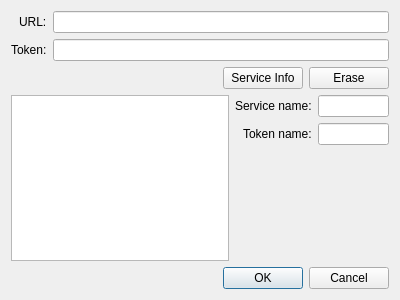
<?xml version="1.0" encoding="UTF-8"?>
<ui version="4.0">
 <class>DlgRecordsManagement</class>
 <widget class="QDialog" name="DlgRecordsManagement">
  <property name="geometry">
   <rect>
    <x>0</x>
    <y>0</y>
    <width>400</width>
    <height>300</height>
   </rect>
  </property>
  <property name="windowTitle">
   <string>Records Management Settings</string>
  </property>
  <layout class="QVBoxLayout" name="verticalLayout">
   <item>
    <layout class="QFormLayout" name="formLayout">
     <property name="fieldGrowthPolicy">
      <enum>QFormLayout::AllNonFixedFieldsGrow</enum>
     </property>
     <property name="labelAlignment">
      <set>Qt::AlignRight|Qt::AlignTrailing|Qt::AlignVCenter</set>
     </property>
     <item row="0" column="0">
      <widget class="QLabel" name="urlLabel">
       <property name="toolTip">
        <string>Service location URL.</string>
       </property>
       <property name="text">
        <string>URL:</string>
       </property>
      </widget>
     </item>
     <item row="0" column="1">
      <widget class="QLineEdit" name="urlLine"/>
     </item>
     <item row="1" column="0">
      <widget class="QLabel" name="tokenLabel">
       <property name="toolTip">
        <string>Access token into the records management service.</string>
       </property>
       <property name="text">
        <string>Token:</string>
       </property>
      </widget>
     </item>
     <item row="1" column="1">
      <widget class="QLineEdit" name="tokenLine"/>
     </item>
    </layout>
   </item>
   <item>
    <layout class="QHBoxLayout" name="horizontalLayout">
     <item>
      <spacer name="horizontalSpacer">
       <property name="orientation">
        <enum>Qt::Horizontal</enum>
       </property>
       <property name="sizeHint" stdset="0">
        <size>
         <width>40</width>
         <height>20</height>
        </size>
       </property>
      </spacer>
     </item>
     <item>
      <widget class="QPushButton" name="infoButton">
       <property name="text">
        <string>Service Info</string>
       </property>
      </widget>
     </item>
     <item>
      <widget class="QPushButton" name="eraseButton">
       <property name="text">
        <string>Erase</string>
       </property>
      </widget>
     </item>
    </layout>
   </item>
   <item>
    <layout class="QHBoxLayout" name="horizontalLayout_2">
     <item>
      <widget class="SvgView" name="graphicsView"/>
     </item>
     <item>
      <layout class="QFormLayout" name="formLayout_2">
       <property name="fieldGrowthPolicy">
        <enum>QFormLayout::AllNonFixedFieldsGrow</enum>
       </property>
       <property name="labelAlignment">
        <set>Qt::AlignRight|Qt::AlignTrailing|Qt::AlignVCenter</set>
       </property>
       <item row="0" column="0">
        <widget class="QLabel" name="nameLabel">
         <property name="text">
          <string>Service name:</string>
         </property>
        </widget>
       </item>
       <item row="0" column="1">
        <widget class="QLineEdit" name="nameLine"/>
       </item>
       <item row="1" column="0">
        <widget class="QLabel" name="tokenNameLabel">
         <property name="text">
          <string>Token name:</string>
         </property>
        </widget>
       </item>
       <item row="1" column="1">
        <widget class="QLineEdit" name="tokenNameLine"/>
       </item>
      </layout>
     </item>
    </layout>
   </item>
   <item>
    <widget class="QDialogButtonBox" name="buttonBox">
     <property name="orientation">
      <enum>Qt::Horizontal</enum>
     </property>
     <property name="standardButtons">
      <set>QDialogButtonBox::Cancel|QDialogButtonBox::Ok</set>
     </property>
    </widget>
   </item>
  </layout>
 </widget>
 <customwidgets>
  <customwidget>
   <class>SvgView</class>
   <extends>QGraphicsView</extends>
   <header>src/document_service/widgets/svg_view.h</header>
  </customwidget>
 </customwidgets>
 <resources/>
 <connections>
  <connection>
   <sender>buttonBox</sender>
   <signal>accepted()</signal>
   <receiver>DlgRecordsManagement</receiver>
   <slot>accept()</slot>
   <hints>
    <hint type="sourcelabel">
     <x>248</x>
     <y>254</y>
    </hint>
    <hint type="destinationlabel">
     <x>157</x>
     <y>274</y>
    </hint>
   </hints>
  </connection>
  <connection>
   <sender>buttonBox</sender>
   <signal>rejected()</signal>
   <receiver>DlgRecordsManagement</receiver>
   <slot>reject()</slot>
   <hints>
    <hint type="sourcelabel">
     <x>316</x>
     <y>260</y>
    </hint>
    <hint type="destinationlabel">
     <x>286</x>
     <y>274</y>
    </hint>
   </hints>
  </connection>
 </connections>
</ui>
